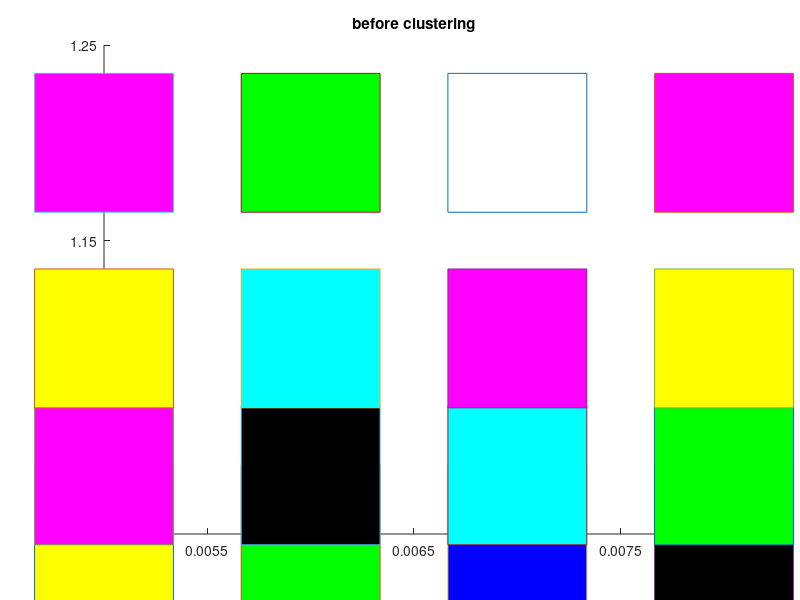
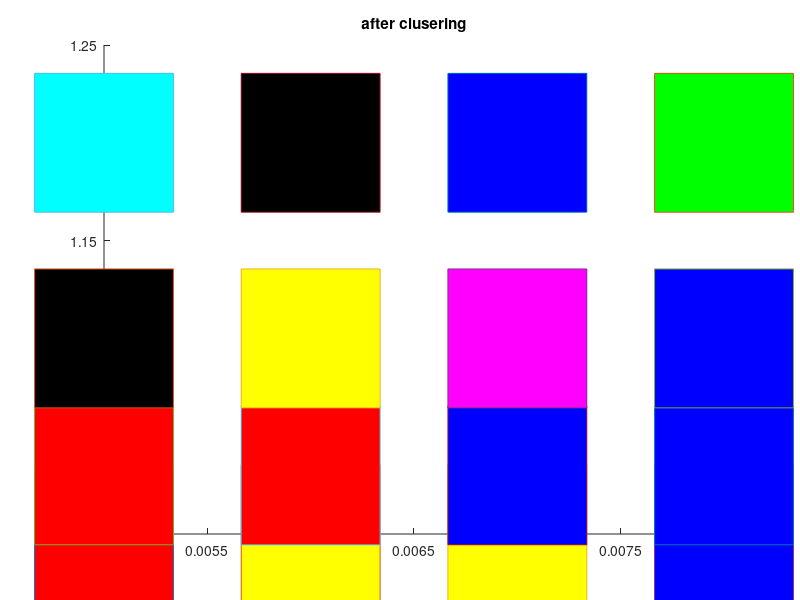

These charts were generated, in order, by the following MATLAB code:
clc;
clear;
T=300;
rd=2;
sigma_initial=0.9;
alpha_initial=0.5;
number_of_vectors=16;
number_of_neuorn_inputs=27;
neighbour_radius_initial=number_of_vectors/2;

%{
    for v=1:9 %number of input neuorns 
       for x=1:3
       l=input('x ');
        I(x,v)=l;
        
       end
       
end

disp(I)
%}
    
% sprev=rng(1,'v5uniform')
  %   I=randi([0 1],3,16)
   I=[1 0 0 0 1 0 0 0 1 0 1 1 1 0 1 1 ; 1 1 0 0 0 0 1 1 1 1 0 1 0 1 1 0 ;0 0 1 0 1 0 1 0 0 1 1 0 1 0 1 1 ];
figure(1);
title('before clustering');
hold on;

plot(0.005,1,'-s','MarkerSize',100,...
    'MarkerFaceColor',[ I(1,1) I(2,1) I(3,1)]);

plot(0.006,1,'-s','MarkerSize',100,...
    'MarkerFaceColor',[I(1,2) I(2,2) I(3,2)]);

plot(0.007,1,'-s','MarkerSize',100,...
    'MarkerFaceColor',[I(1,3) I(2,3) I(3,3)]);
plot(0.008,1,'-s','MarkerSize',100,...
    'MarkerFaceColor',[I(1,4) I(2,4) I(3,4)]);


plot(0.005,1.03,'-s','MarkerSize',100,...
    'MarkerFaceColor',[I(1,5) I(2,5) I(3,5)]);

plot(0.006,1.03,'-s','MarkerSize',100,...
    'MarkerFaceColor',[I(1,6) I(2,6) I(3,6)]);

plot(0.007,1.03,'-s','MarkerSize',100,...
    'MarkerFaceColor',[I(1,7) I(2,7) I(3,7)]);
plot(0.008,1.03,'-s','MarkerSize',100,...
    'MarkerFaceColor',[I(1,8) I(2,8) I(3,8)]);

plot(0.005,1.1,'-s','MarkerSize',100,...
    'MarkerFaceColor',[I(1,9) I(2,9) I(3,9)]);

plot(0.006,1.1,'-s','MarkerSize',100,...
    'MarkerFaceColor',[I(1,10) I(2,10) I(3,10)]);

plot(0.007,1.1,'-s','MarkerSize',100,...
    'MarkerFaceColor',[I(1,11) I(2,11) I(3,11)]);

plot(0.008,1.1,'-s','MarkerSize',100,...
    'MarkerFaceColor',[I(1,12) I(2,12) I(3,12)]);
plot(0.005,1.2,'-s','MarkerSize',100,...
    'MarkerFaceColor',[I(1,13) I(2,13) I(3,13)]);

plot(0.006,1.2,'-s','MarkerSize',100,...
    'MarkerFaceColor',[I(1,14) I(2,14) I(3,14)]);

plot(0.007,1.2,'-s','MarkerSize',100,...
    'MarkerFaceColor',[I(1,15) I(2,15) I(3,15)]);
plot(0.008,1.2,'-s','MarkerSize',100,...
    'MarkerFaceColor',[I(1,16) I(2,16) I(3,16)]);
 
hold off;

    

     sprev=rng(1,'v5uniform')
     R=randi([0 1],4,4)
            G=randi([0 1],4,4)
             B=randi([0 1],4,4)
    
    
    
for t=1:T
    alpha=alpha_initial*exp((1-t)/T);
    sigma=sigma_initial*exp((1-t)/((T/log(sigma_initial))));
    max_neighbour_radius=round(neighbour_radius_initial*exp((1-t)/T));
    for n=1:16
        for i=1:4
            for j=1:4
                D(i,j)=sqrt((I(1,n)-R(i,j))^2+(I(2,n)-G(i,j))^2+(I(3,n)-B(i,j))^2);
                
            end
        end
        disp('this is differences matrix');
        disp(D);
        min=D(1,1);
        for i=1:4
            for j=1:4
               
                      if ((D(i,j)<=min))
                          min=D(i,j);
                          m=i;
                          c=j;
                          
                      end
                
               
            end 
                  end
        
        
          % update the winning neuron
%        e_factor = exp(-((m-m).^2+(c-c).^2)/2*sigma);
      R(m,c)=R(m,c)+alpha*(I(1,n)-R(m,c));
       G(m,c)=G(m,c)+alpha*(I(2,n)-G(m,c));
       B(m,c)=B(m,c)+alpha*(I(3,n)-B(m,c));
        % update the neighbour neurons
       for neighbour_radius=1:1:max_neighbour_radius
            jj1=m - neighbour_radius;
            jj2=c;
            if (jj1>=1) % to stay in the matrix
                  %bubble function
                if(sqrt(((m-jj1).^2+(c-jj2).^2))<=sigma)
                e_factor = 1;
                
               % e_factor = exp(-(sqrt((m-jj1).^2+(c-jj2).^2))/2*sigma^2);
                R(jj1,jj2)=R(jj1,jj2) + alpha * e_factor * (I(1,n)-R(jj1,jj2));
                G(jj1,jj2)=G(jj1,jj2) + alpha * e_factor * (I(2,n)-G(jj1,jj2));
                B(jj1,jj2)=B(jj1,jj2) + alpha * e_factor * (I(3,n)-B(jj1,jj2));
                end
            end
            jj1=m + neighbour_radius;
            jj2=c;
            if (jj1<=89) % to stay in the matrix
               if(sqrt(((m-jj1).^2+(c-jj2).^2))<=sigma)
                e_factor = 1;
                
               % e_factor = exp(-(sqrt((m-jj1).^2+(c-jj2).^2))/2*sigma^2);
                R(jj1,jj2)=R(jj1,jj2) + alpha * e_factor * (I(1,n)-R(jj1,jj2));
                G(jj1,jj2)=G(jj1,jj2) + alpha * e_factor * (I(2,n)-G(jj1,jj2));
                B(jj1,jj2)=B(jj1,jj2) + alpha * e_factor * (I(3,n)-B(jj1,jj2));
                end
            end
            jj1=m;
            jj2=c - neighbour_radius;
            if (jj2>=1) % to stay in the matrix
               if(sqrt(((m-jj1).^2+(c-jj2).^2))<=sigma)
                e_factor = 1;
                
               % e_factor = exp(-(sqrt((m-jj1).^2+(c-jj2).^2))/2*sigma^2);
                 R(jj1,jj2)=R(jj1,jj2) + alpha * e_factor * (I(1,n)-R(jj1,jj2));
                G(jj1,jj2)=G(jj1,jj2) + alpha * e_factor * (I(2,n)-G(jj1,jj2));
                B(jj1,jj2)=B(jj1,jj2) + alpha * e_factor * (I(3,n)-B(jj1,jj2));
                end
            end
            jj1=m;
            jj2=c + neighbour_radius;
            if (jj2<=100) % to stay in the matrix
               if(sqrt(((m-jj1).^2+(c-jj2).^2))<=sigma)
                e_factor = 1;
                
               % e_factor = exp(-(sqrt((m-jj1).^2+(c-jj2).^2))/2*sigma^2);
                 R(jj1,jj2)=R(jj1,jj2) + alpha * e_factor * (I(1,n)-R(jj1,jj2));
                G(jj1,jj2)=G(jj1,jj2) + alpha * e_factor * (I(2,n)-G(jj1,jj2));
                B(jj1,jj2)=B(jj1,jj2) + alpha * e_factor * (I(3,n)-B(jj1,jj2));
                end
            end
       end 
          end

   

end
disp(D);
  disp(I);

disp('this is red');
disp(R);
disp('this is G');
disp(G);
disp('this is B');
disp(B);
RED=round(R);
GREEN=round(G);
BLUE=round(B);
disp(RED);
disp(GREEN);
disp(BLUE);
figure(2);
title('after clusering');
hold on;

plot(0.005,1,'-s','MarkerSize',100,...
    'MarkerFaceColor',[ RED(1,1) GREEN(1,1) BLUE(1,1)]);

plot(0.006,1,'-s','MarkerSize',100,...
    'MarkerFaceColor',[RED(1,2) GREEN(1,2) BLUE(1,2)]);

plot(0.007,1,'-s','MarkerSize',100,...
    'MarkerFaceColor',[RED(1,3) GREEN(1,3) BLUE(1,3)]);
plot(0.008,1,'-s','MarkerSize',100,...
    'MarkerFaceColor',[RED(1,4) GREEN(1,4) BLUE(1,4)]);

plot(0.005,1.03,'-s','MarkerSize',100,...
    'MarkerFaceColor',[RED(2,1) GREEN(2,1) BLUE(2,1)]);

plot(0.006,1.03,'-s','MarkerSize',100,...
    'MarkerFaceColor',[RED(2,2) GREEN(2,2) BLUE(2,2)]);

plot(0.007,1.03,'-s','MarkerSize',100,...
    'MarkerFaceColor',[RED(2,3) GREEN(2,3) BLUE(2,3)]);
plot(0.008,1.03,'-s','MarkerSize',100,...
    'MarkerFaceColor',[RED(2,4) GREEN(2,4) BLUE(2,4)]);

plot(0.005,1.1,'-s','MarkerSize',100,...
    'MarkerFaceColor',[RED(3,1) GREEN(3,1) BLUE(3,1)]);

plot(0.006,1.1,'-s','MarkerSize',100,...
    'MarkerFaceColor',[RED(3,2) GREEN(3,2) BLUE(3,2)]);

plot(0.007,1.1,'-s','MarkerSize',100,...
    'MarkerFaceColor',[RED(3,3) GREEN(3,3) BLUE(3,3)]);
plot(0.008,1.1,'-s','MarkerSize',100,...
    'MarkerFaceColor',[RED(3,4) GREEN(3,4) BLUE(3,4)]);
plot(0.005,1.2,'-s','MarkerSize',100,...
    'MarkerFaceColor',[RED(4,1) GREEN(4,1) BLUE(4,1)]);

plot(0.006,1.2,'-s','MarkerSize',100,...
    'MarkerFaceColor',[RED(4,2) GREEN(4,2) BLUE(4,2)]);

plot(0.007,1.2,'-s','MarkerSize',100,...
    'MarkerFaceColor',[RED(4,3) GREEN(4,3) BLUE(4,3)]);
plot(0.008,1.2,'-s','MarkerSize',100,...
    'MarkerFaceColor',[RED(4,4) GREEN(4,4) BLUE(4,4)]);
 
hold off; 

